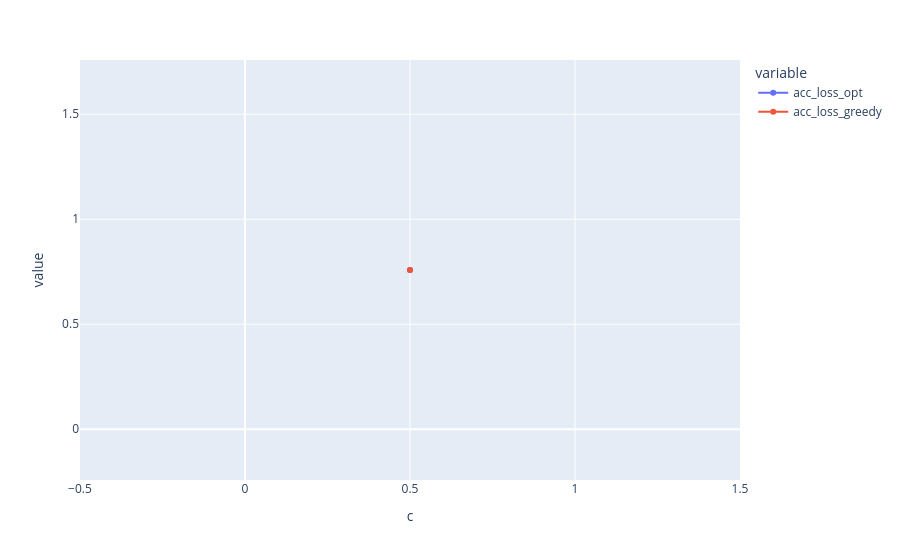

Notebook code cell kept with this figure:
### Code cell
px.line(df[(df["n"] == 6) & (df["run"]==29)], x="c", y=["acc_loss_opt", "acc_loss_greedy"], markers=True)

### Figure 1 — Plotly figure (JSON) as saved in the notebook; plotly's stock layout.template omitted (floating-point values rounded to 4 significant figures)
{"data": [{"hovertemplate": "variable=acc_loss_opt<br>c=%{x}<br>value=%{y}<extra></extra>", "legendgroup": "acc_loss_opt", "line": {"color": "#636efa", "dash": "solid"}, "marker": {"symbol": "circle"}, "mode": "lines+markers", "name": "acc_loss_opt", "orientation": "v", "showlegend": true, "type": "scatter", "x": [0.5], "xaxis": "x", "y": [0.7584], "yaxis": "y"}, {"hovertemplate": "variable=acc_loss_greedy<br>c=%{x}<br>value=%{y}<extra></extra>", "legendgroup": "acc_loss_greedy", "line": {"color": "#EF553B", "dash": "solid"}, "marker": {"symbol": "circle"}, "mode": "lines+markers", "name": "acc_loss_greedy", "orientation": "v", "showlegend": true, "type": "scatter", "x": [0.5], "xaxis": "x", "y": [0.7584], "yaxis": "y"}], "layout": {"legend": {"title": {"text": "variable"}, "tracegroupgap": 0}, "margin": {"t": 60}, "xaxis": {"anchor": "y", "domain": [0, 1], "title": {"text": "c"}}, "yaxis": {"anchor": "x", "domain": [0, 1], "title": {"text": "value"}}}}
